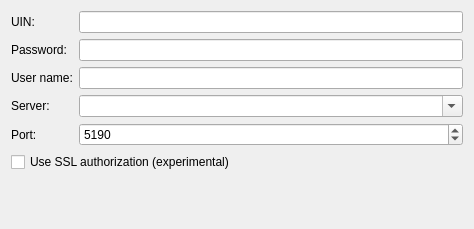
<?xml version="1.0" encoding="UTF-8"?>
<ui version="4.0">
 <class>IcqAccountMainSettings</class>
 <widget class="QWidget" name="IcqAccountMainSettings">
  <property name="geometry">
   <rect>
    <x>0</x>
    <y>0</y>
    <width>474</width>
    <height>229</height>
   </rect>
  </property>
  <property name="windowTitle">
   <string>Form</string>
  </property>
  <layout class="QFormLayout" name="formLayout">
   <property name="fieldGrowthPolicy">
    <enum>QFormLayout::ExpandingFieldsGrow</enum>
   </property>
   <item row="0" column="0">
    <widget class="QLabel" name="label">
     <property name="text">
      <string>UIN:</string>
     </property>
    </widget>
   </item>
   <item row="0" column="1">
    <widget class="QLineEdit" name="uinEdit"/>
   </item>
   <item row="1" column="0">
    <widget class="QLabel" name="label_2">
     <property name="text">
      <string>Password:</string>
     </property>
    </widget>
   </item>
   <item row="1" column="1">
    <widget class="QLineEdit" name="passwordEdit">
     <property name="maxLength">
      <number>8</number>
     </property>
     <property name="echoMode">
      <enum>QLineEdit::Password</enum>
     </property>
    </widget>
   </item>
   <item row="2" column="0">
    <widget class="QLabel" name="label_8">
     <property name="text">
      <string>User name:</string>
     </property>
    </widget>
   </item>
   <item row="2" column="1">
    <widget class="QLineEdit" name="userNameEdit"/>
   </item>
   <item row="3" column="0">
    <widget class="QLabel" name="label_3">
     <property name="text">
      <string>Server:</string>
     </property>
    </widget>
   </item>
   <item row="3" column="1">
    <widget class="QComboBox" name="serverBox">
     <property name="sizePolicy">
      <sizepolicy hsizetype="Expanding" vsizetype="Fixed">
       <horstretch>0</horstretch>
       <verstretch>0</verstretch>
      </sizepolicy>
     </property>
     <property name="editable">
      <bool>true</bool>
     </property>
    </widget>
   </item>
   <item row="4" column="0">
    <widget class="QLabel" name="label_10">
     <property name="text">
      <string>Port:</string>
     </property>
    </widget>
   </item>
   <item row="4" column="1">
    <widget class="QSpinBox" name="portBox">
     <property name="sizePolicy">
      <sizepolicy hsizetype="Expanding" vsizetype="Fixed">
       <horstretch>0</horstretch>
       <verstretch>0</verstretch>
      </sizepolicy>
     </property>
     <property name="minimum">
      <number>1</number>
     </property>
     <property name="maximum">
      <number>65535</number>
     </property>
     <property name="value">
      <number>5190</number>
     </property>
    </widget>
   </item>
   <item row="5" column="0" colspan="2">
    <widget class="QCheckBox" name="sslBox">
     <property name="text">
      <string>Use SSL authorization (experimental)</string>
     </property>
    </widget>
   </item>
   <item row="7" column="0">
    <widget class="QLabel" name="label_7">
     <property name="text">
      <string/>
     </property>
    </widget>
   </item>
  </layout>
 </widget>
 <resources/>
 <connections/>
</ui>
